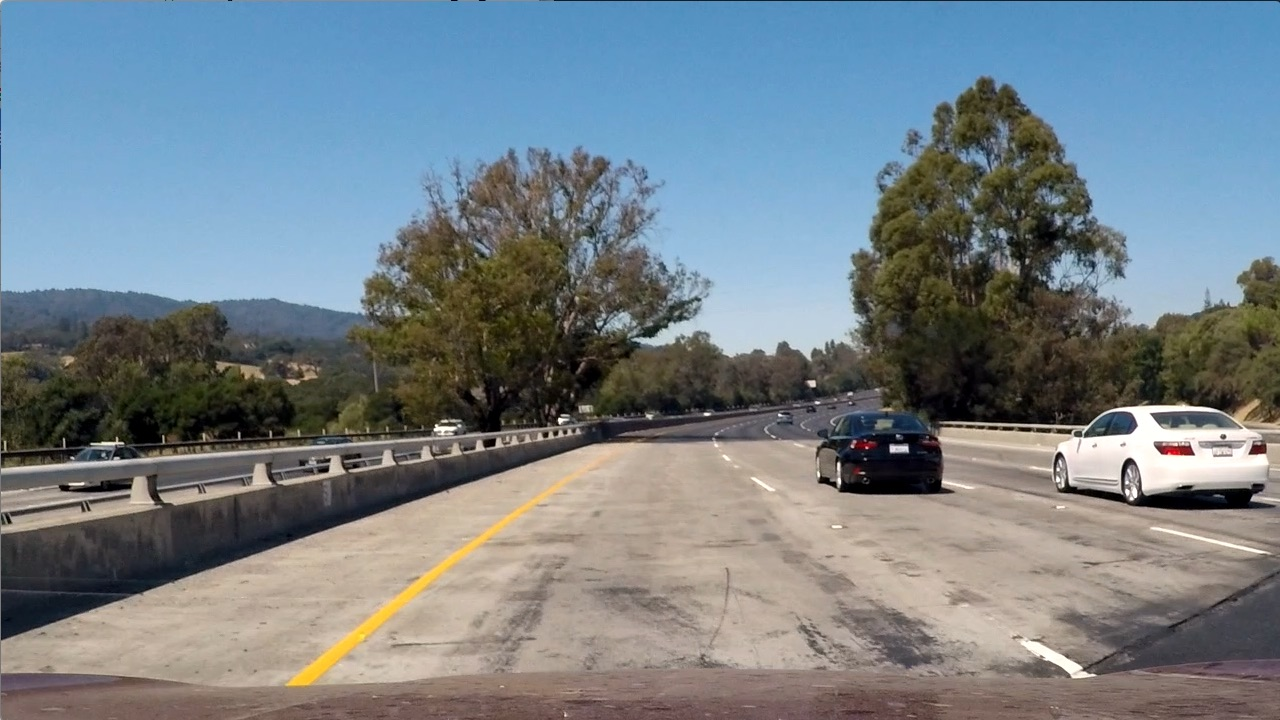
#> input picture sample/test/test1.jpg, 1280 x 720 px
$ python get_pavement.py   (older library calls are emulated)
#> lines starting #> are read from the running program, lines starting #| are printed output that depends on the picture
#> further down, img is the input picture: shape (720, 1280, 3); mean B, G, R 135.5, 128.7, 117.5
import cv2
import numpy as np


def abs_sobel_thresh(img, orient='x', thresh_min=0, thresh_max=255):
    # Convert to grayscale
#> called with orient = 'x', thresh_min = 10, thresh_max = 230
    gray = cv2.cvtColor(img, cv2.COLOR_RGB2GRAY)
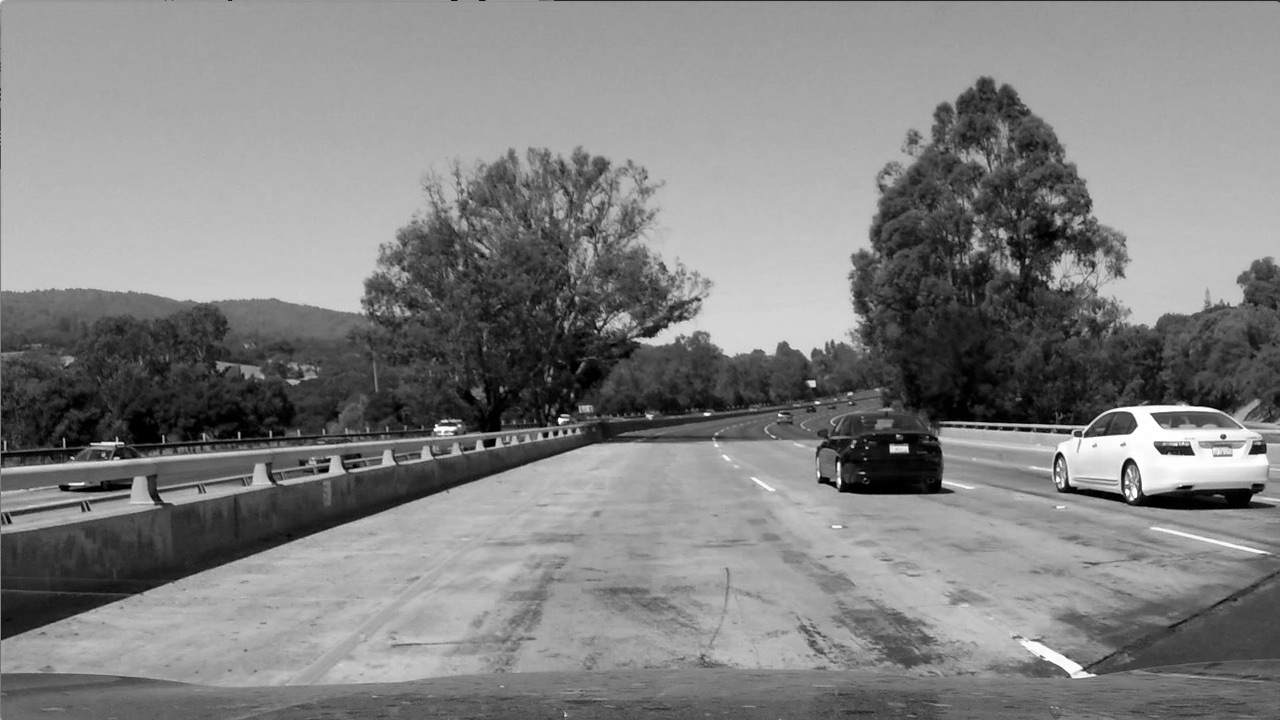
#> gray: shape (720, 1280); min 0, max 255, mean 129.5
    # Apply x or y gradient with the OpenCV Sobel() function
    # and take the absolute value
    if orient == 'x':
        abs_sobel = np.absolute(cv2.Sobel(gray, cv2.CV_64F, 1, 0))
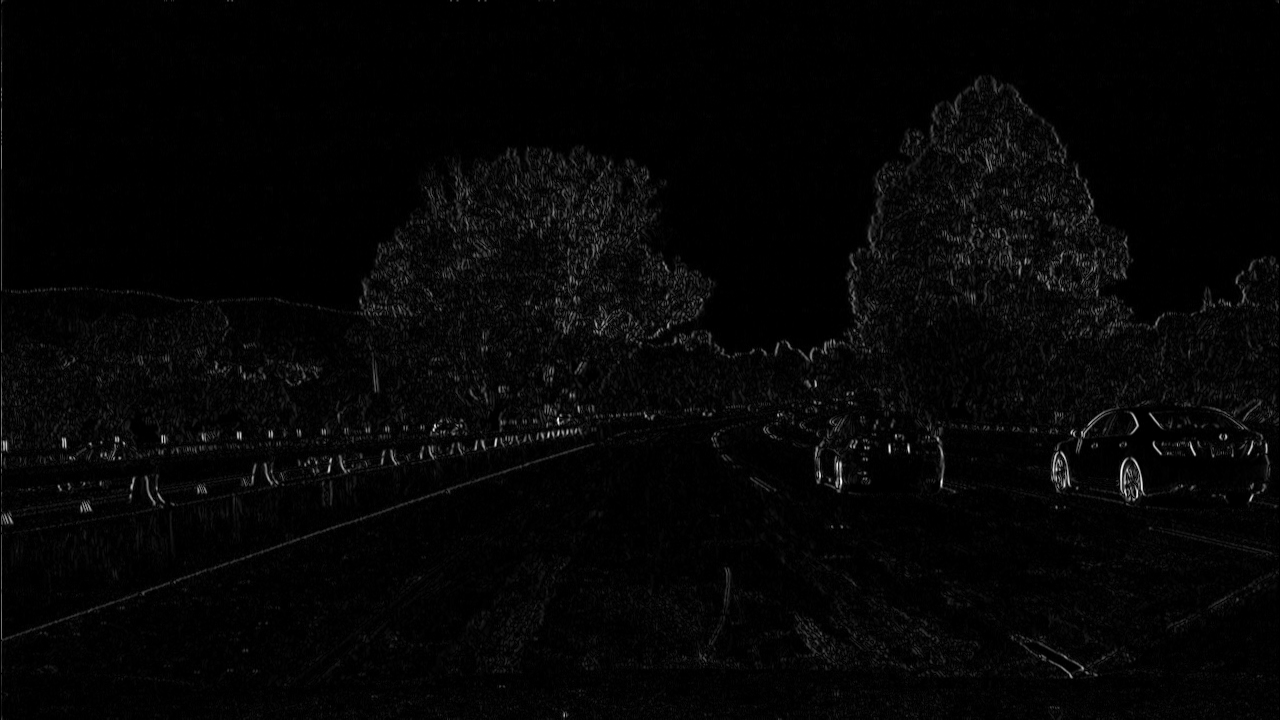
#> abs_sobel: shape (720, 1280) float64; min 0, max 854, mean 19.8; drawn with min black and max white
    if orient == 'y':
        abs_sobel = np.absolute(cv2.Sobel(gray, cv2.CV_64F, 0, 1))
    # Rescale back to 8 bit integer
    scaled_sobel = np.uint8(255 * abs_sobel / np.max(abs_sobel))
    # Create a copy and apply the threshold
    binary_output = np.zeros_like(scaled_sobel)
    # Here I'm using inclusive (>=, <=) thresholds, but exclusive is ok too
    binary_output[(scaled_sobel >= thresh_min) & (scaled_sobel <= thresh_max)] = 1

    # Return the result
    return binary_output


img = cv2.imread("sample/test/test1.jpg")
img_out = abs_sobel_thresh(img, orient='x', thresh_min=10, thresh_max=230)
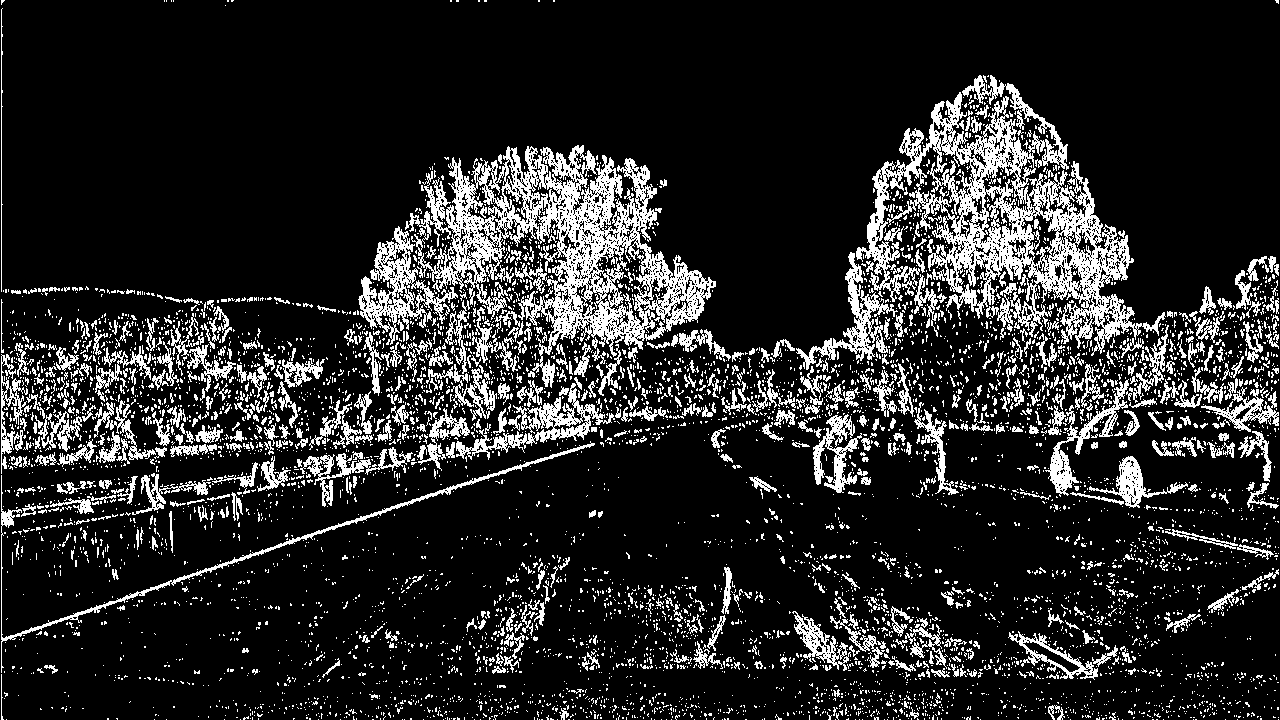
#> img_out: shape (720, 1280); values 0 (black) and 1 (white), 15.7% white in thin lines or dots
cv2.imshow("after",img_out)
print("finish")

$ run again, with sample/test/straight_lines2.jpg copied over sample/test/test1.jpg
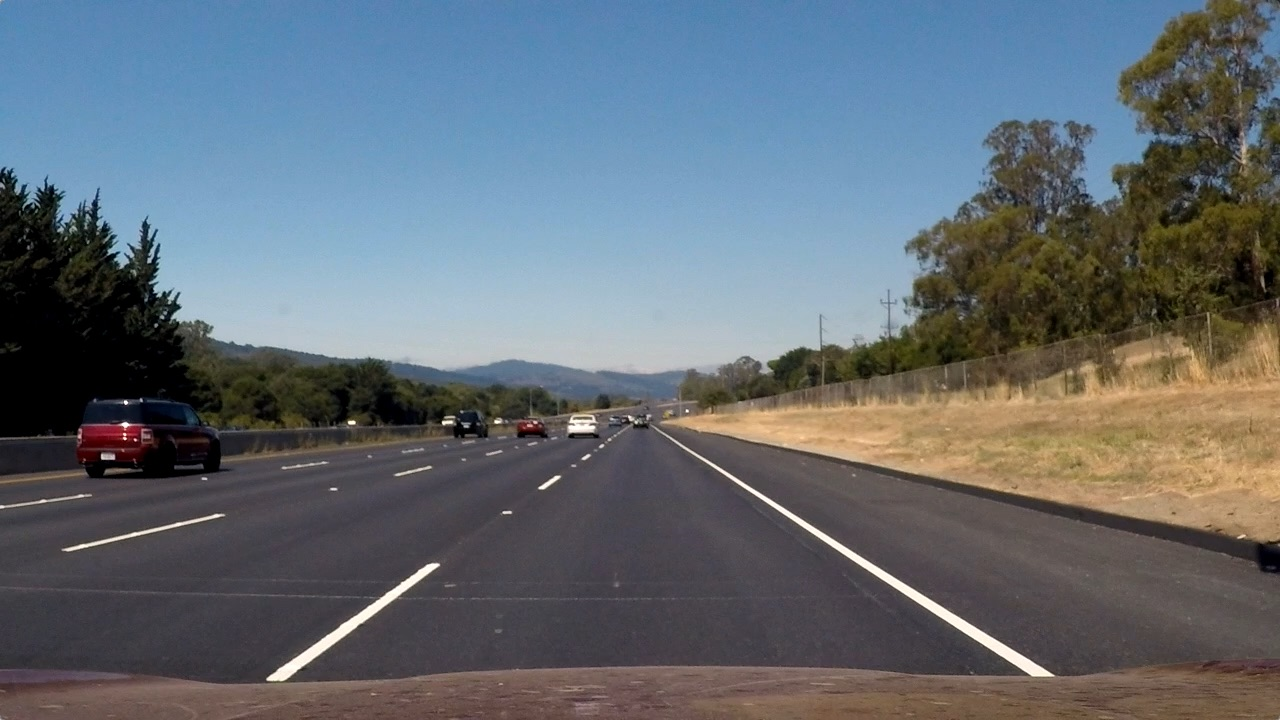
#> input picture sample/test/straight_lines2.jpg, 1280 x 720 px
#> img is the input picture: shape (720, 1280, 3); mean B, G, R 115.1, 107.7, 99.4
#> in abs_sobel_thresh, `gray = cv2.cvtColor(img, cv2.COLOR_RGB2GRAY)`:
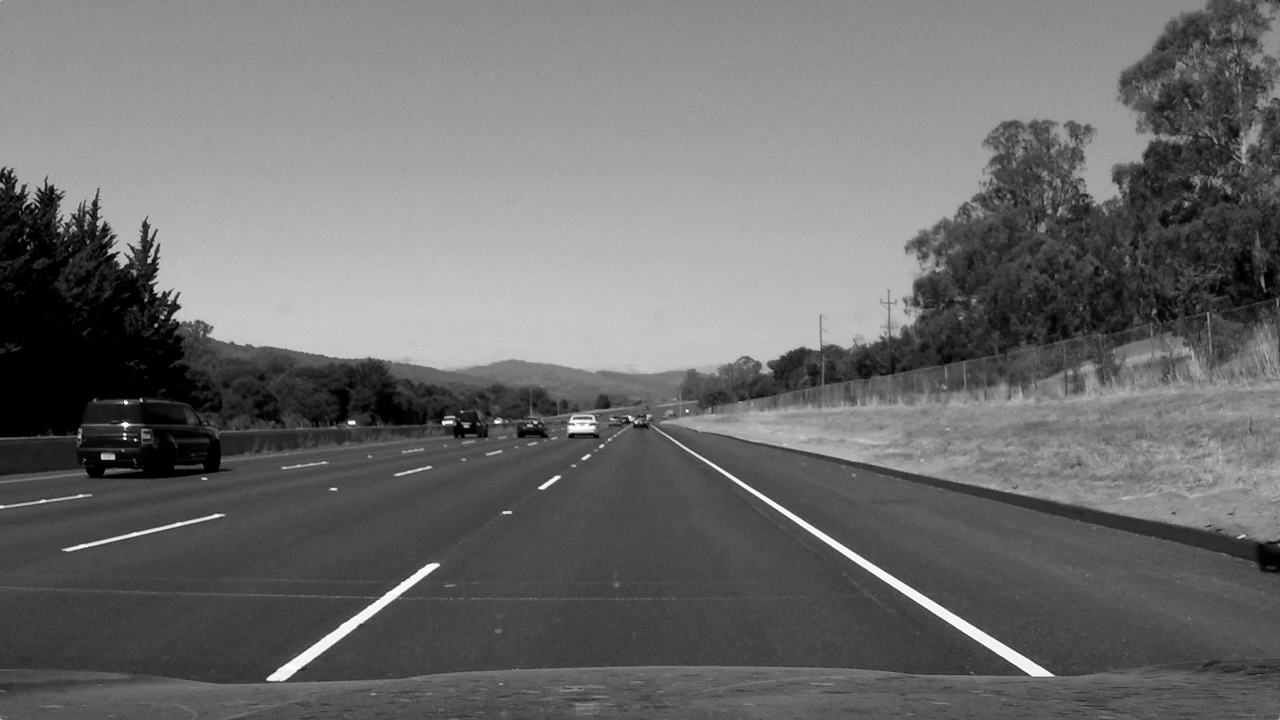
#> gray: shape (720, 1280); min 0, max 254, mean 108.9
#> `img_out = abs_sobel_thresh(img, orient='x', thresh_min=10, thresh_max=..`:
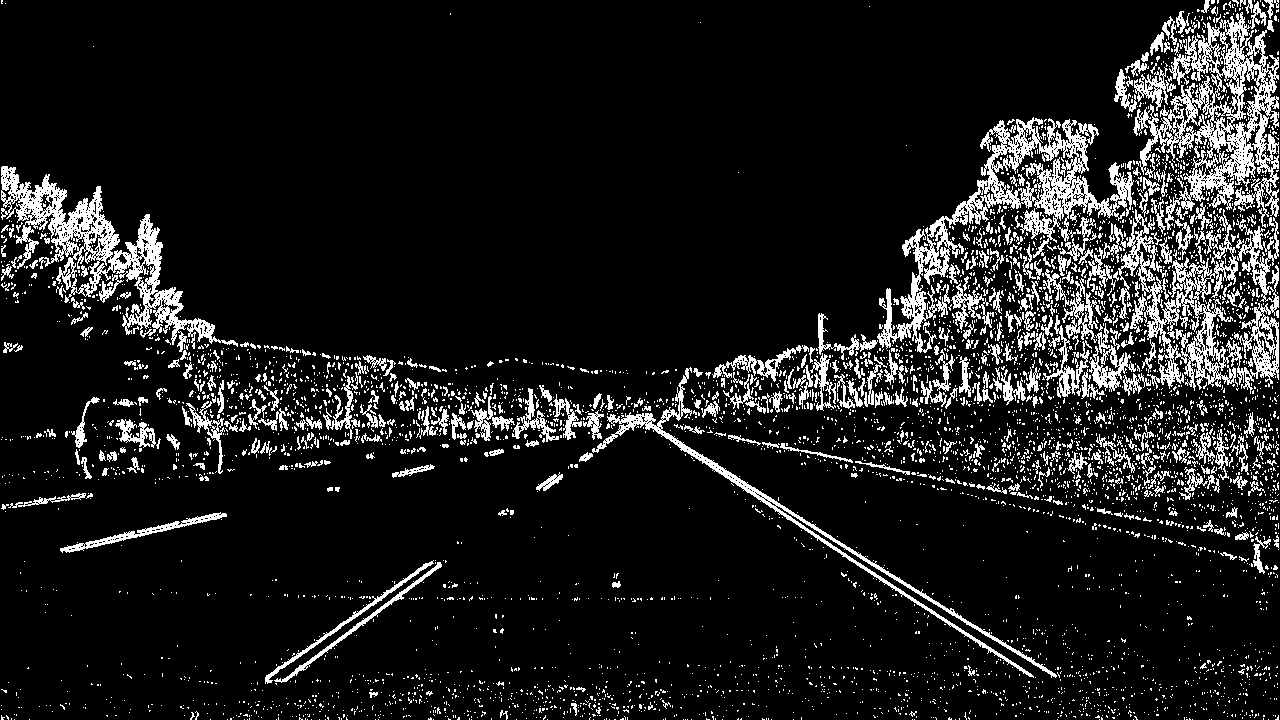
#> img_out: shape (720, 1280); values 0 (black) and 1 (white), 11% white in thin lines or dots
